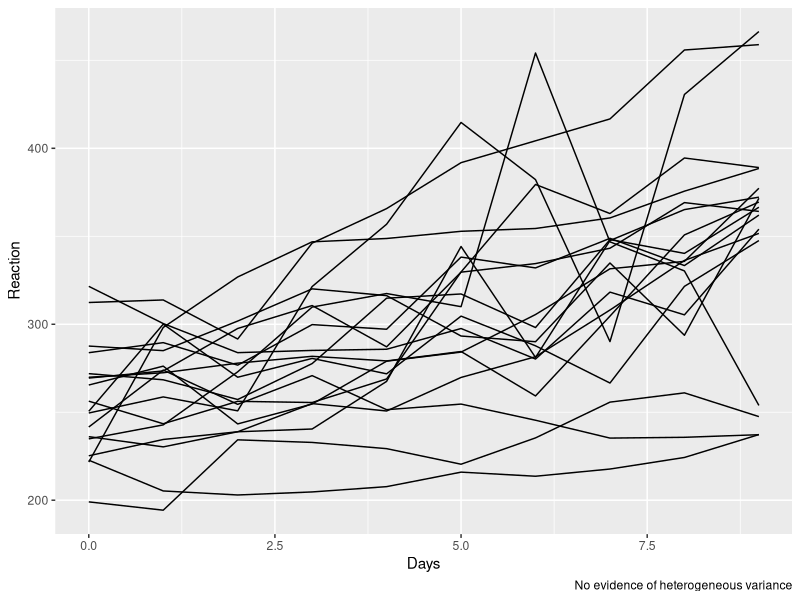
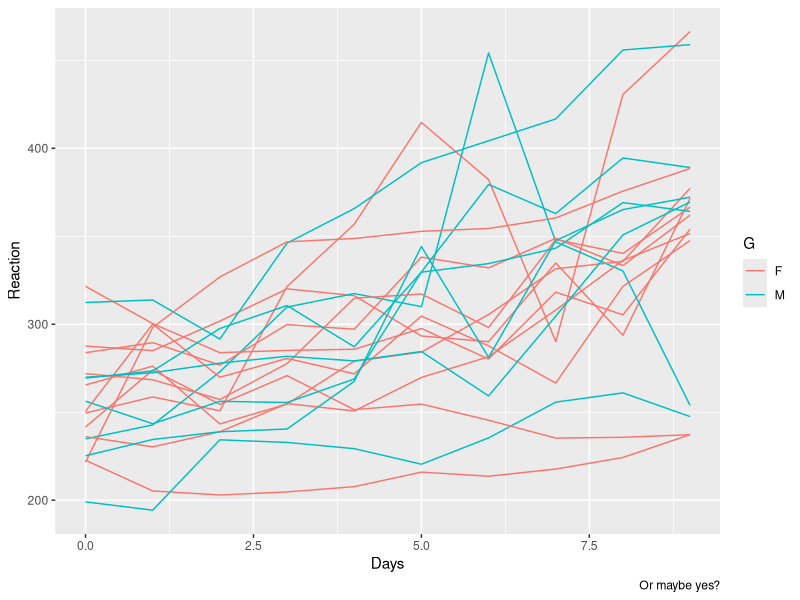

Write the R code that produced these figures, in order.
## ---- chunk 1
knitr::opts_chunk$set(warning = FALSE, message = FALSE)
## ---- chunk 2
library(dplyr)
library(ggplot2)
library(lme4)
library(nlme)
## ---- chunk 3
data <- sleepstudy
head(data)
## ---- chunk 4
set.seed(88)

sg <- data.frame()
sb <- unique(data$Subject)

for (i in 1:length(sb)) {
  g = sample(LETTERS[c(6,13)], size = 1)
  sg = rbind(sg, cbind(Subject=paste(sb[i]), G=g))
}

head(sg)
## ---- chunk 5
data_2 <- inner_join(data, sg, by="Subject")
head(data_2)
## ---- chunk 6
data_2 %>%
  ggplot(aes(y=Reaction, x=Days, group=Subject)) +
  geom_path() +
  labs(caption="No evidence of heterogeneous variance")
## ---- chunk 7
data_2 %>%
  ggplot(aes(y=Reaction, x=Days, group=Subject, color=G)) +
  geom_path() +
  labs(caption="Or maybe yes?")
## ---- chunk 8
# Common models for between and within person variance
model.01 = lme(fixed = Reaction ~ 1,  
               random = ~ 1 | Subject,
                       data = data_2,
                   method = 'REML')
summary(model.01)
## ---- chunk 9
VarCorr(model.01)[1]
## ---- chunk 10
getVarCov(model.01,type="marginal") 
## ---- chunk 11
getVarCov(model.01,type="marginal",individuals = 15) 
## ---- chunk 12
model.02 = lme(fixed = Reaction ~ 1,  
               random = list(Subject = pdSymm(form = ~ 1)),
                       data = data_2,
                   method = 'REML')
## ---- chunk 13
pdSymm(diag(rep(x = 1, times = 3)), nam = c("A","B","C"))
## ---- chunk 14
model.01b = lme(fixed = Reaction ~ 1,  
                random = list(Subject = pdDiag(form = ~ factor(G))),
                        data = data_2,
                method = 'REML')
summary(model.01b)
## ---- chunk 15
VarCorr(model.01b)
## ---- chunk 16
getVarCov(model.01b, type="marginal", individuals = c(1,3)) 
## ---- chunk 17
model.01c = lme(fixed = Reaction ~ 1,  
                random = list(Subject = pdSymm(form = ~ 1)),
                weights = varIdent(form = ~ 1 | factor(Days)),
                        data = data_2,
                    method = 'REML')
summary(model.01c)
## ---- chunk 18
VarCorr(model.01c)
## ---- chunk 19
getVarCov(model.01c, type="marginal", individuals = c(1,3)) 
## ---- chunk 20
wss.v <- function(model) {
  res.std = summary(model)$sigma #to re-scale the values
  wts = coef(model$modelStruct$varStruct, unconstrained=FALSE)
  res.v.g = (res.std*wts)^2
  res.v = data.frame(res.v.g)
  colnames(res.v) = "wss"
  return(res.v)
}

wss.v(model.01c)
